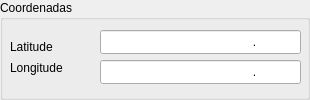
<?xml version="1.0" encoding="UTF-8"?>
<ui version="4.0">
 <class>gbdeccoordinates</class>
 <widget class="QGroupBox" name="gbdeccoordinates">
  <property name="geometry">
   <rect>
    <x>0</x>
    <y>0</y>
    <width>310</width>
    <height>100</height>
   </rect>
  </property>
  <property name="windowTitle">
   <string>GroupBox</string>
  </property>
  <property name="title">
   <string>Coordenadas</string>
  </property>
  <widget class="QLabel" name="label_lat">
   <property name="geometry">
    <rect>
     <x>10</x>
     <y>40</y>
     <width>57</width>
     <height>14</height>
    </rect>
   </property>
   <property name="text">
    <string>Latitude</string>
   </property>
  </widget>
  <widget class="QLineEdit" name="lat">
   <property name="geometry">
    <rect>
     <x>100</x>
     <y>30</y>
     <width>201</width>
     <height>24</height>
    </rect>
   </property>
   <property name="sizePolicy">
    <sizepolicy hsizetype="Fixed" vsizetype="Fixed">
     <horstretch>0</horstretch>
     <verstretch>0</verstretch>
    </sizepolicy>
   </property>
   <property name="focusPolicy">
    <enum>Qt::StrongFocus</enum>
   </property>
   <property name="layoutDirection">
    <enum>Qt::LeftToRight</enum>
   </property>
   <property name="inputMethodHints">
    <set>Qt::ImhDigitsOnly</set>
   </property>
   <property name="inputMask">
    <string>000.000000000000</string>
   </property>
   <property name="maxLength">
    <number>16</number>
   </property>
   <property name="echoMode">
    <enum>QLineEdit::Normal</enum>
   </property>
   <property name="alignment">
    <set>Qt::AlignRight|Qt::AlignTrailing|Qt::AlignVCenter</set>
   </property>
   <property name="cursorMoveStyle">
    <enum>Qt::LogicalMoveStyle</enum>
   </property>
  </widget>
  <widget class="QLabel" name="label_lon">
   <property name="geometry">
    <rect>
     <x>10</x>
     <y>60</y>
     <width>71</width>
     <height>16</height>
    </rect>
   </property>
   <property name="text">
    <string>Longitude</string>
   </property>
  </widget>
  <widget class="QLineEdit" name="lon">
   <property name="geometry">
    <rect>
     <x>100</x>
     <y>60</y>
     <width>201</width>
     <height>24</height>
    </rect>
   </property>
   <property name="sizePolicy">
    <sizepolicy hsizetype="Fixed" vsizetype="Fixed">
     <horstretch>0</horstretch>
     <verstretch>0</verstretch>
    </sizepolicy>
   </property>
   <property name="focusPolicy">
    <enum>Qt::StrongFocus</enum>
   </property>
   <property name="layoutDirection">
    <enum>Qt::LeftToRight</enum>
   </property>
   <property name="inputMethodHints">
    <set>Qt::ImhDigitsOnly</set>
   </property>
   <property name="inputMask">
    <string>000.000000000000</string>
   </property>
   <property name="maxLength">
    <number>16</number>
   </property>
   <property name="alignment">
    <set>Qt::AlignRight|Qt::AlignTrailing|Qt::AlignVCenter</set>
   </property>
   <property name="cursorMoveStyle">
    <enum>Qt::LogicalMoveStyle</enum>
   </property>
  </widget>
 </widget>
 <tabstops>
  <tabstop>lat</tabstop>
  <tabstop>lon</tabstop>
 </tabstops>
 <resources/>
 <connections/>
</ui>
